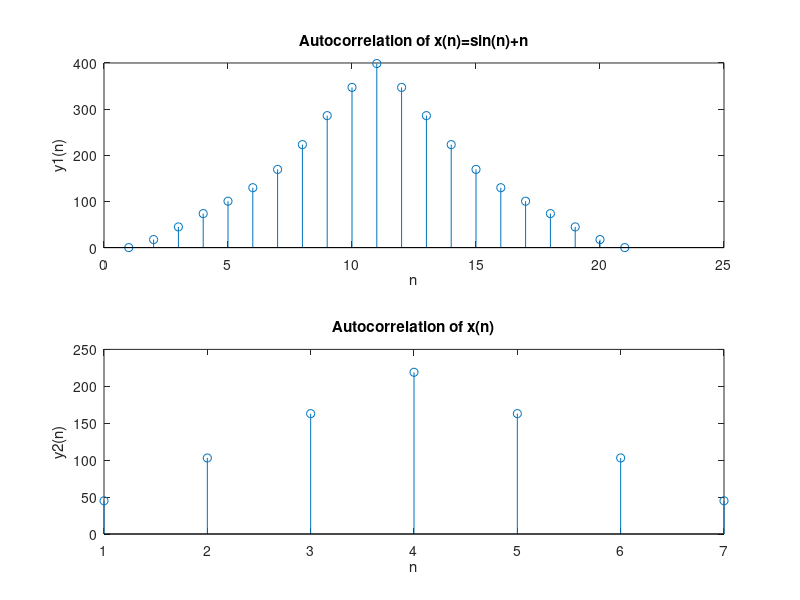

Write the MATLAB code that produced this figure.
clc;
close all;
clear all;
%x(n)=sin(n)+n
n=0:1:10;
u=sin(n);
x1=u+n;
y1=xcorr(x1);
subplot(2,1,1);
stem(y1);
xlabel('n');
ylabel('y1(n)');
title('Autocorrelation of x(n)=sin(n)+n');

%x(n)=[5 7 8 9];
n=0:1:10;
x2=[5 7 8 9];
y2=xcorr(x2);
subplot(2,1,2);
stem(y2);
xlabel('n');
ylabel('y2(n)');
title('Autocorrelation of x(n)');
